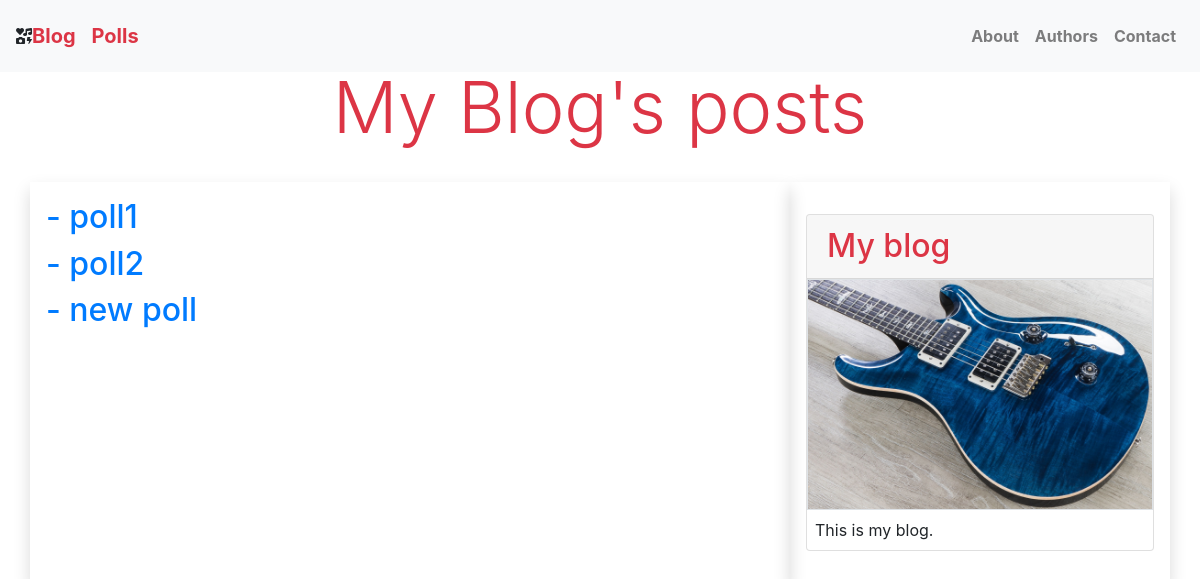
/blog/answer, run on the app's committed database.
### blog/models.py (models this page shows)
class Poll(models.Model):
    text = models.CharField(max_length=50)
    slug = models.SlugField(max_length=250, default='default')
    def get_url(self):
        return reverse("blog:poll_detail", args=[self.slug])

### blog/views.py (the view, shortened to what this page needs)
# urls.py: path('answer', views.save_answer, name='save_answer'),
def save_answer(request):
    object_list = Poll.objects.all()
    poll_answers = PollAnswer.objects.all()
    return render(request, 'blog/poll/poll_list.html', {'polls': object_list})

### blog/templates/blog/poll/poll_list.html (shortened to what this page needs)
{% extends "../base.html" %}
{% block content %}
    {% for poll in polls %}
        <h2><a href="{{ poll.get_url }}">- {{ poll.text }} </a></h2>
    {% endfor %}
{% endblock %}

### data on the page
Poll: text "poll1"
Poll: text "poll2"
Poll: text "new poll"
